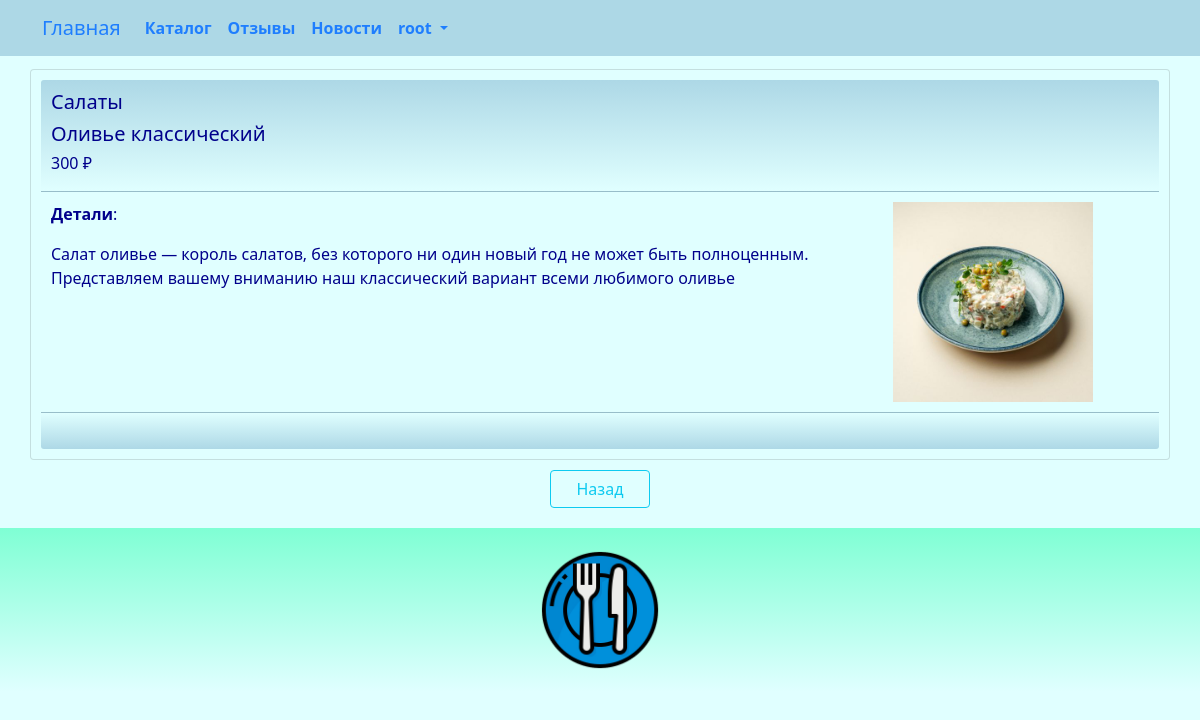
Page /catalog/read/2/ (signed in) on the committed database.
### star/models.py (models this page shows, shortened)
class Catalog(models.Model):
    category = models.ForeignKey(Category, related_name='catalog_category', on_delete=models.CASCADE)
    title = models.CharField(_('catalog_title'), max_length=255)
    details = models.TextField(_('catalog_details'), blank=True, null=True)
    price = models.DecimalField(_('price'), max_digits=9, decimal_places=2)
    availability = models.BooleanField(_('availability'), default=True)
    photo = models.ImageField(_('photo'), upload_to='images/', blank=True, null=True)
    class Meta:
        db_table = 'catalog'
        indexes = [
            models.Index(fields=['title']),
        ]
        ordering = ['title']

class Category(models.Model):
    title = models.CharField(_('category_title'), max_length=128, unique=True)
    class Meta:
        db_table = 'category'
    def __str__(self):
        return "{}".format(self.title)

### star/views.py (the view)
# urls.py: path('catalog/read/<int:id>/', views.catalog_read, name='catalog_read'),
@login_required
@group_required("Managers")
def catalog_read(request, id):
    try:
        catalog = Catalog.objects.get(id=id)
        return render(request, "catalog/read.html", {"catalog": catalog})
    except Catalog.DoesNotExist:
        return HttpResponseNotFound("<h2>Catalog not found</h2>")
    except Exception as exception:
        print(exception)
        return HttpResponse(exception)

### star/views.py (called while the page is built)
def group_required(*group_names):
    def in_groups(u):
        if u.is_authenticated:
            if bool(u.groups.filter(name__in=group_names)) | u.is_superuser:
                return True
        return False
    return user_passes_test(in_groups, login_url='403')

### templates/catalog/read.html (shortened to what this page needs)
{% extends "base.html" %}
{% load i18n %}
{% load static %}
{% block content %}
<div class="row justify-content-center">
	<div class="card" style="width:100%">
		<div class="card-header">
			<h5>{{ catalog.category }}</h5>
			<h5>{{ catalog.title }}</h5>
			<h6>{{ catalog.price | stringformat:"1.0f"  }} ₽</h6>
		</div>
		<div class="card-body">
			<div class="row">
				<div class="col-md-9">
					<p><strong>{% trans "details" %}</strong>: {{ catalog.details | linebreaks }}</p>
				</div>
				<div class="col-md-3">
					{% if catalog.photo.url != None %}
						<img style="width:100%; max-width:200px;" src="{{ catalog.photo.url}}" alt="{{ catalog.photo.url }}" >
					{% endif %}
				</div>
			</div>
		</div>
		<div class="card-footer text-muted">
		</div>
	</div>
	<div class="div-button-center">
		<button onclick="history.back()" class="btn btn-outline-info" style="width:100px">{% trans "Back" %}</button>
	</div>
</div>
{% endblock content %}

### templates/base.html (shortened to what this page needs)
{% load static %}
{% load i18n %}
<html>
<head>
	<link href="https://cdn.jsdelivr.net/npm/bootstrap@5.0.2/dist/css/bootstrap.min.css" rel="stylesheet">
	<link rel="stylesheet" href="{% static 'css/styles.css' %}" />
	<link rel="stylesheet" href="{% static 'css/choosen.css' %}" />
</head>
<nav class="navbar navbar-expand-lg justify-content-center">
	<div class="container">
		<div class="collapse navbar-collapse" id="mainMenu">
			<ul class="navbar-nav me-auto mb-2 mb-lg-0">
				<a class="navbar-brand" href="{{ HTTP_HOST }}/">{% trans "Home" %}</a>
				<li class="nav-item">
					<a class="nav-link" href="{% url 'catalog_list' %}">{% trans "catalog" %}</a>
				</li>
				<li class="nav-item">
					<a class="nav-link" href="{% url 'review_list' %}">{% trans "reviews" %}</a>
				</li>
				<li class="nav-item">
					<a class="nav-link" href="{% url 'news_list' %}">{% trans "newss" %}</a>
				</li>
				{% if user.is_authenticated %}
				<li class="nav-item dropdown">
					<a class="nav-link dropdown-toggle" href="#" id="navbarDropdown" role="button" data-bs-toggle="dropdown" aria-expanded="false">
						{{ user.username }}
					</a>
				</li>
				{% else %}
				<form class="form-inline ml-auto">
					<a href="{% url 'login' %}" class="btn btn-outline-secondary">{% trans "Log In" %}</a>
				</form>
				{% endif %}
			</ul>
		</div>
	</div>
</nav>
<body>
	<div class="container">
		{% block content%}{% endblock content %}
	</div>
</body>
<footer class="container-fluid text-center bg-lightgray">
	<div class="copyrights">
		<img src="{% static 'images/logo.png' %}" alt="logo" style="height:144px; padding: 10px;">
	</div>
</footer>
<link rel="stylesheet" href="https://cdn.datatables.net/1.11.2/css/jquery.dataTables.min.css">
<link href="{% static 'css/jquery.fancybox.min.css' %}" rel="stylesheet">
</html>

### static/css/styles.css (style rules this page uses)
:root { --navbar-background-color: LightBlue; --navbar-text-color: #1F7EFE; --main-background-color-light: LightCyan; --main-background-color-dark: LightBlue; --main-text-color: DarkBlue; --main-header-color: DarkBlue; --main-text-attention-color: Purple; --footer-background-color-light: LightCyan; --footer-background-color-dark: Aquamarine; --footer-text-color: Teal; --card-background-color-light: LightCyan; --card-background-color-dark: LightBlue; --card-text-color: SeaGreen; --table-background-color-light: LightCyan; --table-background-color-dark: #F5F5F5; --table-text-color: DarkBlue; --star-size: 30px; --star-color: LightYellow; --star-background: Yellow ; }
.navbar { background-color: var(--navbar-background-color); color: var(--navbar-text-color); }
.navbar .navbar-nav, .navbar .navbar-nav .navbar-text { color: var(--navbar-text-color); }
.navbar ul { background-color: var(--navbar-background-color); color: var(--navbar-text-color); }
.navbar li { background-color: var(--navbar-background-color); color: var(--navbar-text-color); }
.navbar a { background-color: var(--navbar-background-color); color: var(--navbar-text-color); }
.navbar-brand { background-color: var(--navbar-background-color); color: var(--navbar-text-color); }
.nav-item { background-color: var(--navbar-background-color); color: var(--navbar-text-color); font-weight: bold; }
body { background-color: var(--main-background-color-light); }
h1, h2, h3, h4, h5, h6 { color: var(--main-header-color); }
p, ul, li, label { color: var(--main-text-color); }
.card { background-color: var(--card-background-color-light); color: var(--card-text-color); margin-top: 5px; padding: 10px; }
.card-header { background-image: linear-gradient(top, var(--card-background-color-dark), var(--card-background-color-light)); background-image: -o-linear-gradient(top, var(--card-background-color-dark), var(--card-background-color-light)); background-image: -moz-linear-gradient(top, var(--card-background-color-dark), var(--card-background-color-light)); background-image: -webkit-linear-gradient(top, var(--card-background-color-dark), var(--card-background-color-light)); color: var(--card-text-color); padding: 10px; }
.card-body { background-color: var(--card-background-color-light); color: var(--card-text-color); padding: 10px; }
.card-footer { background-image: linear-gradient(top, var(--card-background-color-light), var(--card-background-color-dark)); background-image: -o-linear-gradient(top, var(--card-background-color-light), var(--card-background-color-dark)); background-image: -moz-linear-gradient(top, var(--card-background-color-light), var(--card-background-color-dark)); background-image: -webkit-linear-gradient(top, var(--card-background-color-light), var(--card-background-color-dark)); color: var(--card-text-color); padding: 10px; }
.div-button-center { text-align: center; padding: 10px; }
footer { background-image: linear-gradient(top, var(--footer-background-color-dark), var(--footer-background-color-light)); background-image: -o-linear-gradient(top, var(--footer-background-color-dark), var(--footer-background-color-light)); background-image: -moz-linear-gradient(top, var(--footer-background-color-dark), var(--footer-background-color-light)); background-image: -webkit-linear-gradient(top, var(--footer-background-color-dark), var(--footer-background-color-light)); margin-top: 10px; padding: 10px; }

### rows in the picture
Catalog: category "Салаты", title "Оливье классический", price "300", details "Салат оливье — король салатов, без которого ни один новый год не может быть полноценным. Представляем вашему вниманию наш классический вариант всеми любимого оливье", photo (picture)

### other values in the picture
{{ user.username }} "root"
